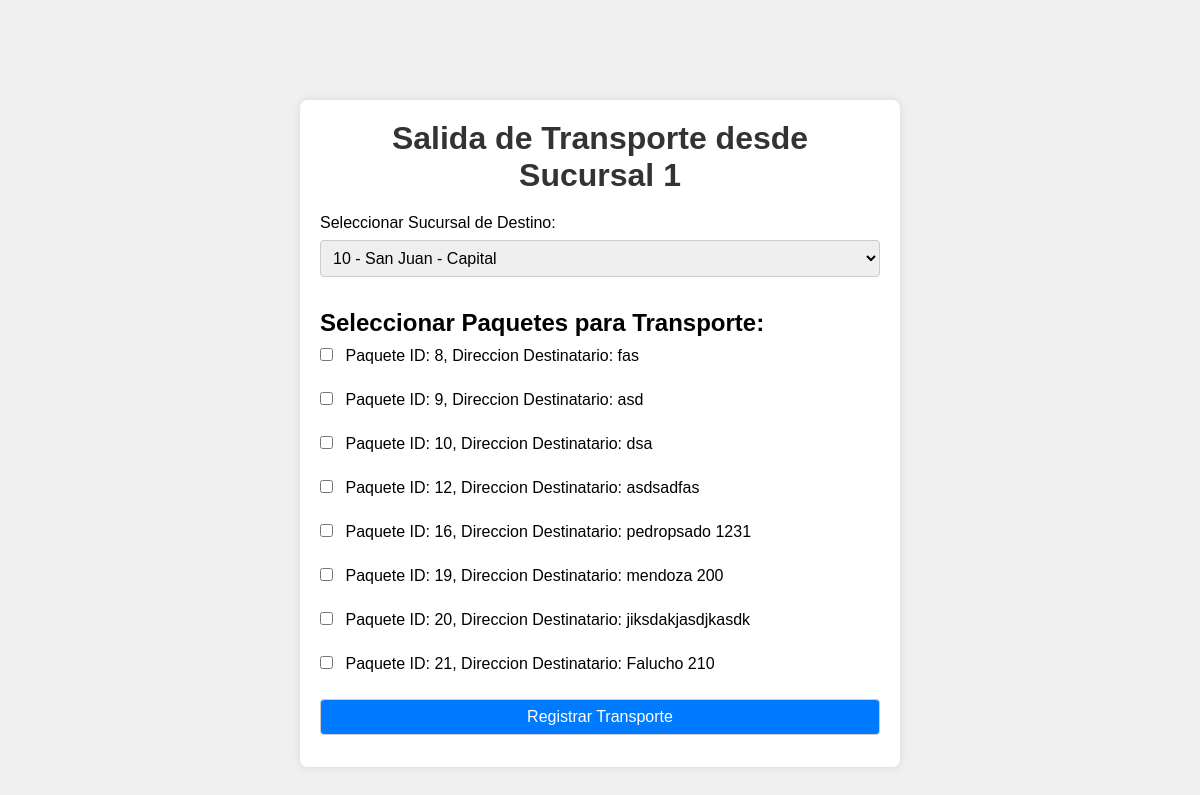
Page /salida_transporte/1 on the committed database.
### modelo.py (models this page shows)
class Paquete(db.Model):
    __tablename__ = "paquete" #especifica el nombre de la tabla en la base de datos que está representando esa clase
    id = db.Column(db.Integer, primary_key = True)
    numeroenvio = db.Column(db.Integer)
    peso = db.Column(db.Float)
    nomdestinatario = db.Column(db.String(150))
    dirdestinatario = db.Column(db.String(150))
    entregado = db.Column(db.Boolean, default=False)
    observaciones = db.Column(db.String(150), default="")
    idsucursal = db.Column(db.Integer, db.ForeignKey("sucursal.id"))
    sucursal = db.relationship("Sucursal", back_populates="paquetes") #back_populates se utiliza para especificar el nombre del atributo en la clase relacionada que representa la relación inversa.
    idtransporte = db.Column(db.Integer, db.ForeignKey("transporte.id"), default=0 )
    transporte = db.relationship("Transporte", back_populates="paquetes")
    idrepartidor = db.Column(db.Integer, db.ForeignKey("repartidor.id"), default=0)
    repartidor = db.relationship("Repartidor", back_populates="paquetes")

### app.py (the view)
@app.route("/salida_transporte/<int:sucursal_id>", methods=["GET", "POST"])
def salida_transporte(sucursal_id):
    if request.method == "POST":
        try:
            idsucursaldestino = int(request.form["idsucursaldestino"]) #Obtenemos los datos del formulario
            idpaquetes = request.form.getlist('idpaquetes')
            if not idpaquetes:
                error_msg = "Debes seleccionar al menos un paquete para el transporte."# Verificamos si se seleccionó al menos un paquete
                paquetes = Paquete.query.filter_by(entregado=False, idrepartidor=0,idsucursal=sucursal_id).all()
                sucursales_destino = Sucursal.query.all()
                return render_template("salida_transporte.html", sucursales_destino=sucursales_destino, paquetes=paquetes, sucursal_id=sucursal_id)
            ultimo_transporte = Transporte.query.order_by(Transporte.numerotransporte.desc()).first() #descendente
            if ultimo_transporte:
                proximo_numero_transporte = ultimo_transporte.numerotransporte + 1
            else:
                proximo_numero_transporte = 1  # Si no hay transportes registrados, comenzamos desde el número 1
            nuevo_transporte = Transporte(idsucursal=idsucursaldestino, fechahorasalida=datetime.now(),numerotransporte=proximo_numero_transporte)
            db.session.add(nuevo_transporte)
            db.session.commit() #confirmar
            for idpaquete in idpaquetes:# Actualizamos los paquetes seleccionados con el nuevo transporte
                paquete = Paquete.query.get(int(idpaquete))
                if paquete:
                    paquete.idtransporte = nuevo_transporte.id  # Asociar el paquete con el nuevo transporte
                    paquete.idsucursal = sucursal_id  # Actualizar la sucursal de destino del paquete
                    db.session.commit()
                else:
                    error_msg = f"Paquete con id {idpaquete} no encontrado."
                    return render_template("error.html", error=error_msg)
            return render_template("exitoregistroenvio.html", numerotransporte=nuevo_transporte.numerotransporte)
        except Exception as e:
            error_msg = f"Error al registrar la salida del transporte: {str(e)}"
            return render_template("error.html", error=error_msg)
    else:
        sucursales_destino = Sucursal.query.all() # Obtener todas las sucursales para seleccionar la de destino
        paquetes = Paquete.query.filter_by(entregado=False, idrepartidor=0,idsucursal=sucursal_id).all()
        return render_template("salida_transporte.html", sucursales_destino=sucursales_destino, paquetes=paquetes, sucursal_id=sucursal_id)

### templates/salida_transporte.html (shortened to what this page needs)
{% extends "layout.html" %}
{% block head %}
    <link rel="stylesheet" href="{{ url_for('static', filename='css/salidatransporte.css') }}">
{% endblock %}
{% block body %}
<div class="container">
    <h1>Salida de Transporte desde Sucursal {{ sucursal_id }}</h1>
    <form method="POST">
        <label for="idsucursaldestino">Seleccionar Sucursal de Destino:</label>
        <select name="idsucursaldestino" id="idsucursaldestino" required>
            {% for sucursal in sucursales_destino %}
                <option value="{{ sucursal.id }}">{{ sucursal.numero }} - {{ sucursal.provincia }} - {{ sucursal.localidad }}</option>
            {% endfor %}
        </select>
        <h2>Seleccionar Paquetes para Transporte:</h2>
        {% for paquete in paquetes %}
            <label>
                <input type="checkbox" name="idpaquetes" value="{{ paquete.id }}">
                Paquete ID: {{ paquete.id }}, Direccion Destinatario: {{ paquete.dirdestinatario }}
            </label><br>
        {% endfor %}
        <input type="submit" value="Registrar Transporte">
    </form>
</div>
{% endblock %}

### templates/layout.html (shortened to what this page needs)
<!DOCTYPE html>
<html lang="es">
<head>
    {% block head %}
    {% endblock %}
</head>
<body>
    {%block body%}{%endblock%}
</body>
</html>

### static/css/salidatransporte.css (style rules this page uses)
* { margin: 0; padding: 0; box-sizing: border-box; }
body { font-family: Arial, sans-serif; background-color: #f0f0f0; margin: 0; padding: 0; }
.container { max-width: 600px; margin: 100px auto; background-color: #fff; padding: 20px; border-radius: 8px; box-shadow: 0 0 10px rgba(0, 0, 0, 0.1); text-align: center; }
h1 { color: #333; }
form { margin-top: 20px; text-align: left; }
label { display: block; margin-bottom: 8px; }
select, input[type="submit"] { margin-bottom: 12px; padding: 8px; font-size: 16px; border: 1px solid #ccc; border-radius: 4px; width: 100%; box-sizing: border-box; }
h2 { margin-top: 20px; margin-bottom: 10px; }
input[type="checkbox"] { margin-right: 8px; }
input[type="submit"] { background-color: #007bff; color: #fff; cursor: pointer; }

### rows in the picture
Paquete: id "8", dirdestinatario "fas"
Paquete: id "9", dirdestinatario "asd"
Paquete: id "10", dirdestinatario "dsa"
Paquete: id "12", dirdestinatario "asdsadfas"
Paquete: id "16", dirdestinatario "pedropsado 1231"
Paquete: id "19", dirdestinatario "mendoza 200"
Paquete: id "20", dirdestinatario "jiksdakjasdjkasdk"
Paquete: id "21", dirdestinatario "Falucho 210"

### other values in the picture
{{ sucursal_id }} "1"
form field idsucursaldestino "10 - San Juan - Capital"
